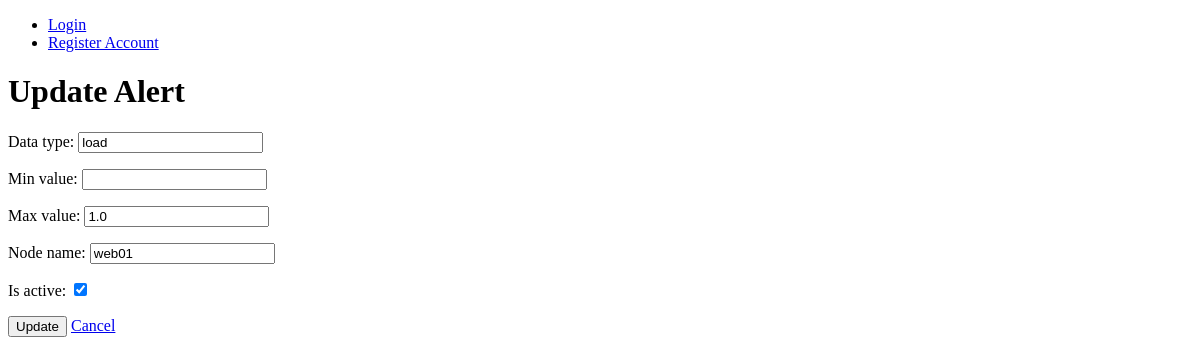
The app's page /data_collector/2/update-alert/, older data.
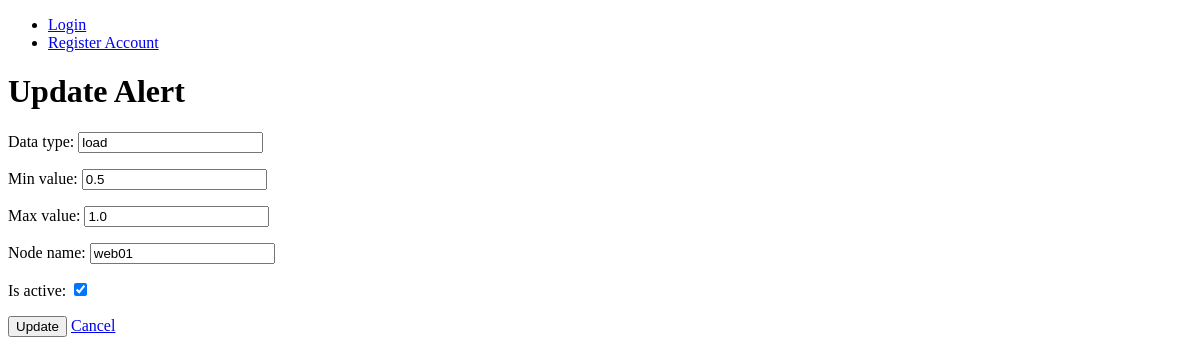
The same page, newer data.
### data_collector/models.py (models this page shows, shortened)
class Alert(models.Model):
    data_type = models.CharField(max_length=100)
    min_value = models.FloatField(null=True, blank=True)
    max_value = models.FloatField(null=True, blank=True)
    node_name = models.CharField(max_length=250, blank=True)
    is_active = models.BooleanField(default=True)

### data_collector/views.py (the view, shortened to what this page needs)
# urls.py: url(r'^data_collector/(?P<pk>\d+)/update-alert/$', UpdateAlertView.as_view(), name='update_alert'),
class UpdateAlertView(UpdateView):
    template_name = 'data_collector/update_or_create_alert.html'
    model = Alert
    fields = '__all__'

### data_collector/templates/data_collector/update_or_create_alert.html
{% extends 'data_collector/alert_base.html' %}
{% block content %}
<H1>
    {% if object %}
        Update Alert
    {% else %}
        Create Alert
    {% endif %}
</H1>
    <form action="" method="post">{% csrf_token %}
        {{ form.as_p }}
    <input type="submit" value="{% if object %}Update{% else %}Create{% endif %}"/>
    <a href="{% url "alerts_list" %}">Cancel</a>
    </form>
{% endblock %}

Row changes from the older to the newer data that the page shows:
changed Alert "load": min_value (not shown) → "0.5"
